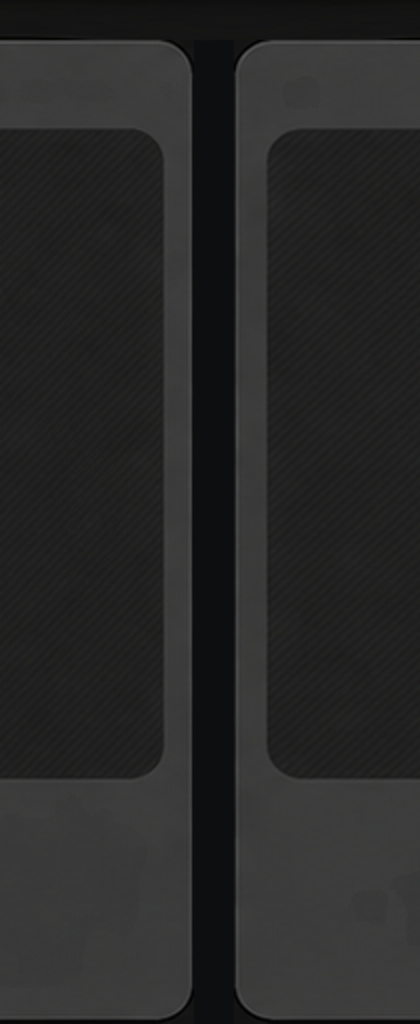
#> input picture .harness/qa/obsui/belt-join-complete.png, 840 x 2048 px, given in place of 112.png, which was not available (shown at 1/2 size)
$ python build_integrated_tab_tops.py
#> lines starting #> are read from the running program, lines starting #| are printed output that depends on the picture; pictures that were not available may be replaced by others from this repository, and a replacement may not be noted
from pathlib import Path

from PIL import Image


SOURCE = Path(r"C:\Users\86159\Desktop\112.png")
WORKSPACE = Path(__file__).resolve().parents[3]
DEST = WORKSPACE / "apps" / "ObsUI" / "assets" / "reference" / "device-tabs" / "tops"
STATES = {
    "goal": 0,
    "local": 420,
    "repository": 841,
    "literature": 1264,
    "storage": 1684,
}
CROP_WIDTH = 727
CROP_HEIGHT = 130


def main() -> None:
    source = Image.open(SOURCE).convert("RGBA")
#> source is the input picture: PIL image 840x2048 RGBA; mean R, G, B, A 40.3, 40.2, 40.1, 255
    DEST.mkdir(parents=True, exist_ok=True)
    for state, top in STATES.items():
        crop = source.crop((0, top, CROP_WIDTH, top + CROP_HEIGHT))
        crop.save(DEST / f"{state}.png", optimize=True)
#> this loop made 5 passes
#> pass 1, in main, `crop = source.crop((0, top, CROP_WIDTH, top + CROP_HEIGHT))`:
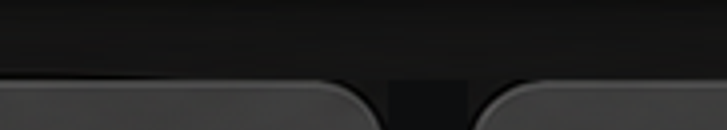
#> crop: PIL image 727x130 RGBA; mean R, G, B, A 32.6, 32.4, 32.2, 255
#> pass 2, in main, `crop = source.crop((0, top, CROP_WIDTH, top + CROP_HEIGHT))`:
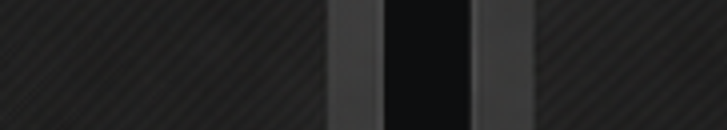
#> crop: PIL image 727x130 RGBA; mean R, G, B, A 34.8, 34.7, 34.6, 255
#> after the loop:
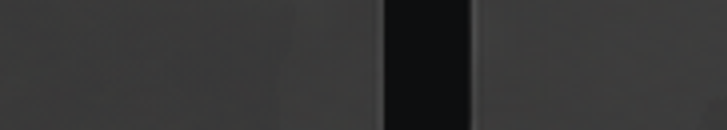
#> crop: PIL image 727x130 RGBA; mean R, G, B, A 53.5, 53.3, 53.4, 255


if __name__ == "__main__":
    main()
